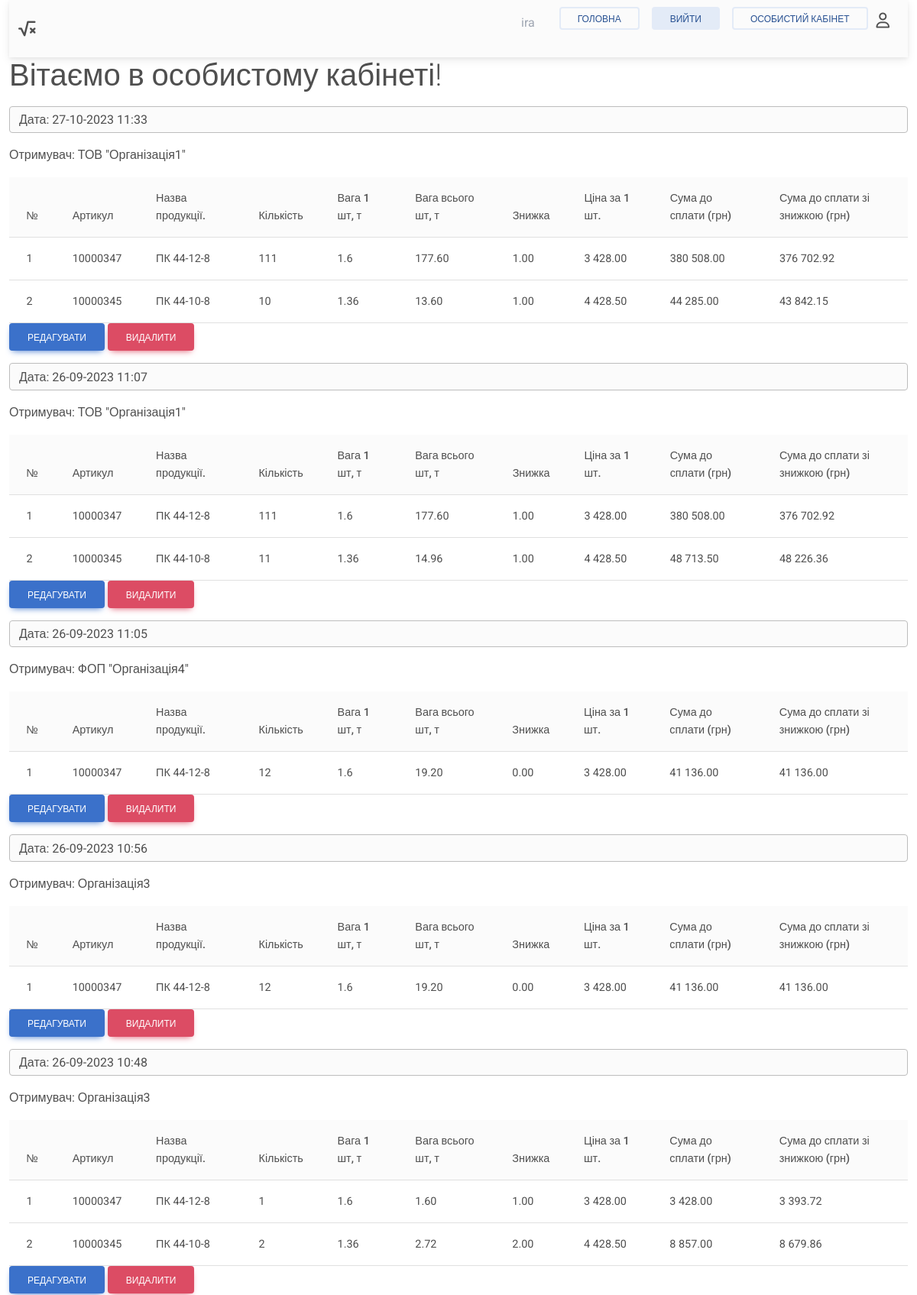
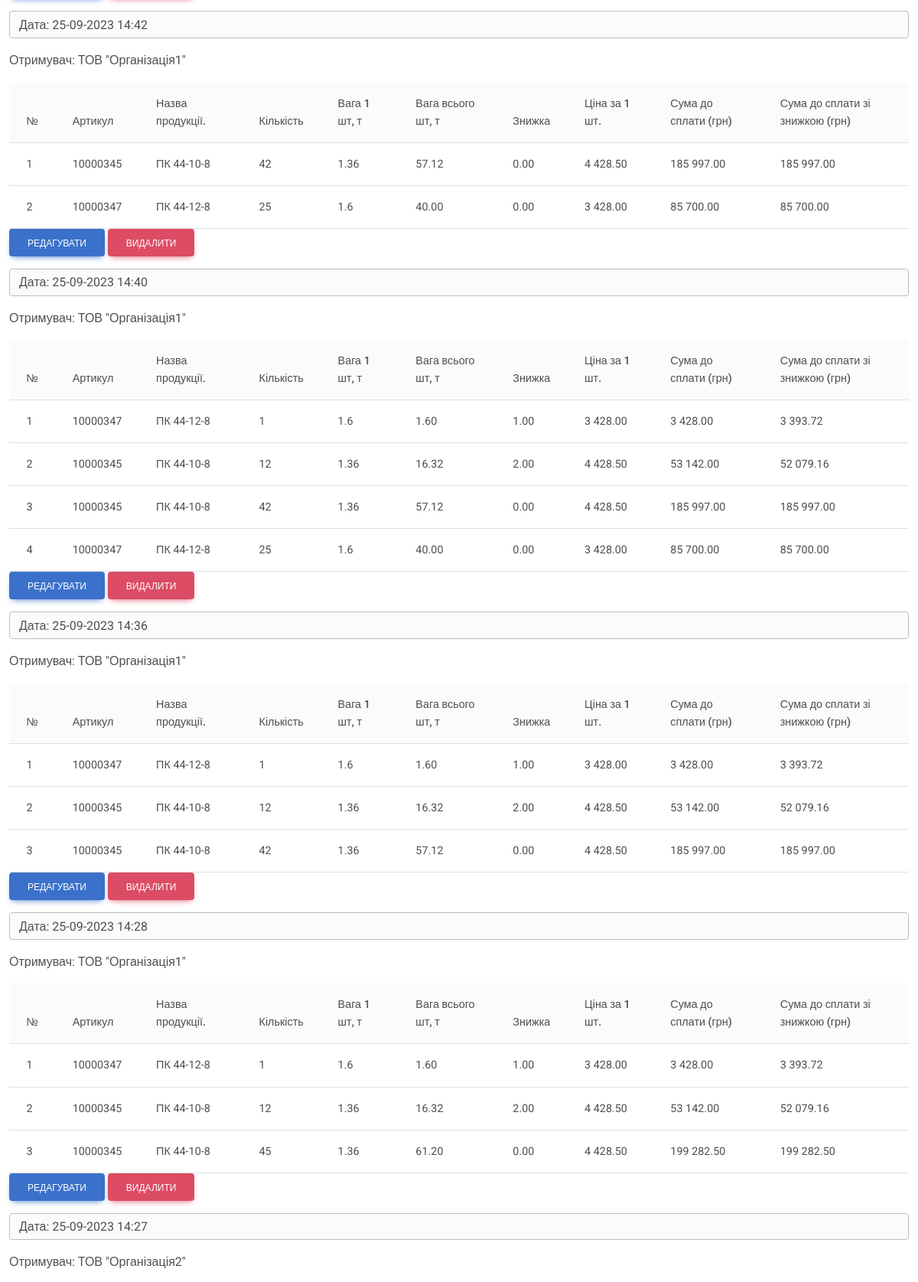
Page /personal_cabinet/1/ (signed in, upper part) on the committed database (2 pictures, top to bottom).
### calc/models.py (models this page shows, shortened)
class Product(models.Model):
    title = models.CharField(max_length=255, verbose_name='Назва')
    article = models.IntegerField(verbose_name='Артикул')
    count = models.IntegerField(verbose_name='Кількість')
    discount = models.DecimalField(max_digits=5, decimal_places=2, verbose_name='Знижка', null=True)
    project = models.ForeignKey(Project, on_delete=models.CASCADE, null=True, related_name='products')

class Project(models.Model):
    project_id = models.CharField(primary_key=True, max_length=255, verbose_name='Ідентифікатор проекту')
    time_create = models.DateTimeField(auto_now_add=True, verbose_name='Час створення')
    author = models.ForeignKey(User, on_delete=models.CASCADE, null=True)
    cost_PDV = models.CharField(max_length=255, verbose_name='Вартість рейсу з ПДВ (вручну)', null=True)
    count_trip = models.CharField(max_length=255, verbose_name='Кількість рейсів', null=True)
    delivery_where = models.CharField(max_length=255, verbose_name='Доставка окремо/в ціні')
    distance = models.CharField(max_length=255, verbose_name='Відстань, км', null=True)
    tn_per_trip = models.CharField(max_length=255, verbose_name='ТН/рейс', null=True)
    is_delivery = models.CharField(max_length=255, verbose_name='З/Без доставка')
    guide_option = models.CharField(max_length=255, verbose_name='Реквізити', null=True)

### calc/views.py (the view)
# urls.py: path('personal_cabinet/<str:pk>/', personal_cabinet, name='personal_cabinet'),
def personal_cabinet(request, pk):
    db = {
        'ПК 44-12-8': {
            'article': 10000347,
            'weight': 1.6,
            'price': 3428
        },
        'ПК 44-10-8': {
            'article': 10000345,
            'weight': 1.36,
            'price': 4428.50
        }
    }
    projects = Product.objects.select_related('project').filter(project__author_id=pk).order_by('-project__time_create')
    grouped_projects = {}
    for project_id, group in groupby(projects, lambda x: x.project_id):
        grouped_projects[project_id] = list(group)
    context = {'grouped_projects': grouped_projects,
               'db': db}
    return render(request, 'calc/personal_cabinet.html', context=context)

### calc/templatetags/custom_tags.py (called while the page is built)
@register.filter
def replace_coma(value):
    return str(value).replace(",",".")

@register.simple_tag
def get_nested_value(my_dict, *args):
    try:
        for key in args:
            my_dict = my_dict[key]
        return my_dict
    except (KeyError, TypeError):
        return None

@register.simple_tag
def get_sum_with_discount(price, discount):
    discount = float(discount)
    return round(price - (price * discount / 100), 2)

@register.filter
def format_currency(amount):
    return "{:,.2f}".format(float(amount)).replace(',', ' ')

### calc/templates/calc/personal_cabinet.html
{% extends "calc/layout.html" %}
{% load custom_tags %}
{% load mathfilters %}
{% block content %}
    <h2 class="display-6">Вітаємо в особистому кабінеті!</h2>
    {% for project_id, projects in grouped_projects.items %}
        <p class="mt-3 form-control bg-light">Дата: {{ projects.0.project.time_create|date:"d-m-Y H:i" }}</p>
        <p>Отримувач: {{ projects.0.project.guide_option }}</p>
        <table class="table align-middle mb-0 bg-white mt-3" id="productsTable">
            <thead class="bg-light">
            <tr>
                <th>№</th>
                <th>Артикул</th>
                <th>Назва продукції.</th>
                <th>Кількість</th>
                <th>Вага 1 шт, т</th>
                <th>Вага всього шт, т</th>
                <th>Знижка</th>
                <th>Ціна за 1 шт.</th>
                <th>Сума до сплати (грн)</th>
                <th>Сума до сплати зі знижкою (грн)</th>
            </tr>
            </thead>
            <tbody id="product-table-body">
            {% for product in projects %}
                <tr data-pk={{ product.pk }}>
                    <td>{{ forloop.counter }}</td>
                    <td>{{ product.article }}</td>
                    <td>
                        {{ product.title }}
                    </td>
                    <td>
                        {{ product.count }}
                    </td>
                    <td>
                        {% get_nested_value db product.title 'weight' as local_weight %} {{ local_weight }}
                    </td>
                    <td class="general-weight">
                        {% get_nested_value db product.title 'weight' as general_weight %} {{ general_weight|mul:product.count|floatformat:2 }}
                    </td>
                    <td>
                        {{ product.discount|replace_coma }}
                    </td>
                    <td class="local-price">
                        {% get_nested_value db product.title 'price' as local_price %}{% if local_price %}
                            {{ local_price|format_currency }}{% endif %}</td>
                    <td class="general-price">
                        {% get_nested_value db product.title 'price' as result_price %}{% if result_price %}
                            {{ result_price|mul:product.count|format_currency }}{% endif %}</td>
                    <td class="general-price-discount">
                        {% get_nested_value db product.title 'price' as result_price %}{% get_sum_with_discount result_price|mul:product.count product.discount|replace_coma as sum_with_disc %}
                        {% if sum_with_disc %}{{ sum_with_disc|format_currency }}{% endif %}
                    </td>
                </tr>
            {% endfor %}
            </tbody>
        </table>
        <a class="btn btn-primary" href="{% url 'index_project_id' project_id %}">Редагувати</a>
        <a class="btn btn-danger" href="{% url 'delete_project' project_id %}">
            Видалити
        </a>
    {% endfor %}
{% endblock %}

### calc/templates/calc/layout.html (shortened to what this page needs)
<!DOCTYPE html>
{% load static %}
<html lang="en">
<head>
    <link
            href="https://cdnjs.cloudflare.com/ajax/libs/font-awesome/6.0.0/css/all.min.css"
            rel="stylesheet"
    />
    <link
            href="https://cdnjs.cloudflare.com/ajax/libs/mdb-ui-kit/6.4.1/mdb.min.css"
            rel="stylesheet"
    />
    <link rel="stylesheet" href="https://cdnjs.cloudflare.com/ajax/libs/select2/4.0.13/css/select2.min.css"
/>
</head>
<body>
<div class="container-fluid mb-5">
    <nav class="navbar navbar-light bg-light">
        <div class="container-fluid">
            <i class="fas fa-square-root-variable fa-lg"></i>
            <div class="d-flex input-group w-auto">
                <ul class="nav gap-3">
                    {% if user.is_authenticated %}
                        <li class="nav-item">
                            <p class="nav-link text-secondary">{{ user.username }} </p>
                        </li>
                        <li class="nav-item">
                            <a class="btn btn-outline-secondary" href="{% url 'index' %}">Головна</a>
                        </li>
                        <li class="nav-item">
                            <a class="btn btn-secondary" href="{% url 'logout' %}">Вийти</a>
                        </li>
                        <li class="nav-item">
                            <a class="btn btn-outline-secondary" href="{% url 'personal_cabinet' request.user.pk %}">Особистий кабінет</a>
                        </li>
                    {% endif %}
                </ul>
                <span class="input-group-text border-0" id="search-addon">
                    <i class="far fa-user fa-lg"></i>
                </span>
            </div>
        </div>
    </nav>
    {% block content %}
    {% endblock %}
</div>
</body>
</html>

### rows in the picture
Product: project.time_create "27-10-2023 11:33", project.guide_option "ТОВ \"Організація1\"", article "10000347", title "ПК 44-12-8", count "111", local_weight "1.6", count "177.60", discount "1.00", local_price "3 428.00", count "380 508.00", sum_with_disc "376 702.92"
Product: article "10000345", title "ПК 44-10-8", count "10", local_weight "1.36", count "13.60", discount "1.00", local_price "4 428.50", count "44 285.00", sum_with_disc "43 842.15"
Product: project.time_create "26-09-2023 11:07", project.guide_option "ТОВ \"Організація1\"", article "10000347", title "ПК 44-12-8", count "111", local_weight "1.6", count "177.60", discount "1.00", local_price "3 428.00", count "380 508.00", sum_with_disc "376 702.92"
Product: article "10000345", title "ПК 44-10-8", count "11", local_weight "1.36", count "14.96", discount "1.00", local_price "4 428.50", count "48 713.50", sum_with_disc "48 226.36"
Product: project.time_create "26-09-2023 11:05", project.guide_option "ФОП \"Організація4\"", article "10000347", title "ПК 44-12-8", count "12", local_weight "1.6", count "19.20", discount "0.00", local_price "3 428.00", count "41 136.00", sum_with_disc "41 136.00"
Product: project.time_create "26-09-2023 10:56", project.guide_option "Організація3", article "10000347", title "ПК 44-12-8", count "12", local_weight "1.6", count "19.20", discount "0.00", local_price "3 428.00", count "41 136.00", sum_with_disc "41 136.00"
Product: project.time_create "26-09-2023 10:48", project.guide_option "Організація3", article "10000347", title "ПК 44-12-8", count "1", local_weight "1.6", count "1.60", discount "1.00", local_price "3 428.00", count "3 428.00", sum_with_disc "3 393.72"
Product: article "10000345", title "ПК 44-10-8", count "2", local_weight "1.36", count "2.72", discount "2.00", local_price "4 428.50", count "8 857.00", sum_with_disc "8 679.86"
Product: project.time_create "25-09-2023 14:42", project.guide_option "ТОВ \"Організація1\"", article "10000345", title "ПК 44-10-8", count "42", local_weight "1.36", count "57.12", discount "0.00", local_price "4 428.50", count "185 997.00", sum_with_disc "185 997.00"
Product: article "10000347", title "ПК 44-12-8", count "25", local_weight "1.6", count "40.00", discount "0.00", local_price "3 428.00", count "85 700.00", sum_with_disc "85 700.00"
Product: project.time_create "25-09-2023 14:40", project.guide_option "ТОВ \"Організація1\"", article "10000347", title "ПК 44-12-8", count "1", local_weight "1.6", count "1.60", discount "1.00", local_price "3 428.00", count "3 428.00", sum_with_disc "3 393.72"
Product: article "10000345", title "ПК 44-10-8", count "12", local_weight "1.36", count "16.32", discount "2.00", local_price "4 428.50", count "53 142.00", sum_with_disc "52 079.16"
Product: article "10000345", title "ПК 44-10-8", count "42", local_weight "1.36", count "57.12", discount "0.00", local_price "4 428.50", count "185 997.00", sum_with_disc "185 997.00"
Product: article "10000347", title "ПК 44-12-8", count "25", local_weight "1.6", count "40.00", discount "0.00", local_price "3 428.00", count "85 700.00", sum_with_disc "85 700.00"
Product: project.time_create "25-09-2023 14:36", project.guide_option "ТОВ \"Організація1\"", article "10000347", title "ПК 44-12-8", count "1", local_weight "1.6", count "1.60", discount "1.00", local_price "3 428.00", count "3 428.00", sum_with_disc "3 393.72"
Product: article "10000345", title "ПК 44-10-8", count "12", local_weight "1.36", count "16.32", discount "2.00", local_price "4 428.50", count "53 142.00", sum_with_disc "52 079.16"
Product: article "10000345", title "ПК 44-10-8", count "42", local_weight "1.36", count "57.12", discount "0.00", local_price "4 428.50", count "185 997.00", sum_with_disc "185 997.00"
Product: project.time_create "25-09-2023 14:28", project.guide_option "ТОВ \"Організація1\"", article "10000347", title "ПК 44-12-8", count "1", local_weight "1.6", count "1.60", discount "1.00", local_price "3 428.00", count "3 428.00", sum_with_disc "3 393.72"
Product: article "10000345", title "ПК 44-10-8", count "12", local_weight "1.36", count "16.32", discount "2.00", local_price "4 428.50", count "53 142.00", sum_with_disc "52 079.16"
Product: article "10000345", title "ПК 44-10-8", count "45", local_weight "1.36", count "61.20", discount "0.00", local_price "4 428.50", count "199 282.50", sum_with_disc "199 282.50"
Product: project.time_create "25-09-2023 14:27", project.guide_option "ТОВ \"Організація2\""

### other values in the picture
{{ user.username }} "ira"
